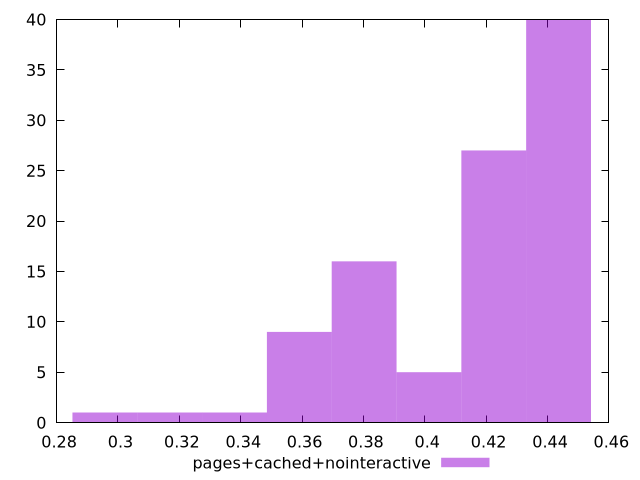

The script that saved this image:
$_pagesCachedNointeractive <<EOF
0.3591076217729555 9
0.4436035327783568 40
0.31685966627025486 1
0.38023159952430585 16
0.4224795550270065 27
0.4013555772756562 5
0.2957356885189045 1
0.3379836440216052 1
EOF
set key outside below
set terminal pngcairo
set output "report_00004_2020-11-02T20-21-41.718Z/max-potential-fid/pages+cached+nointeractive//hist.png"
set yrange [0:40]
set boxwidth 0.021123977751350324
set style fill transparent solid 0.5 noborder
plot $_pagesCachedNointeractive title "pages+cached+nointeractive" with boxes ,
